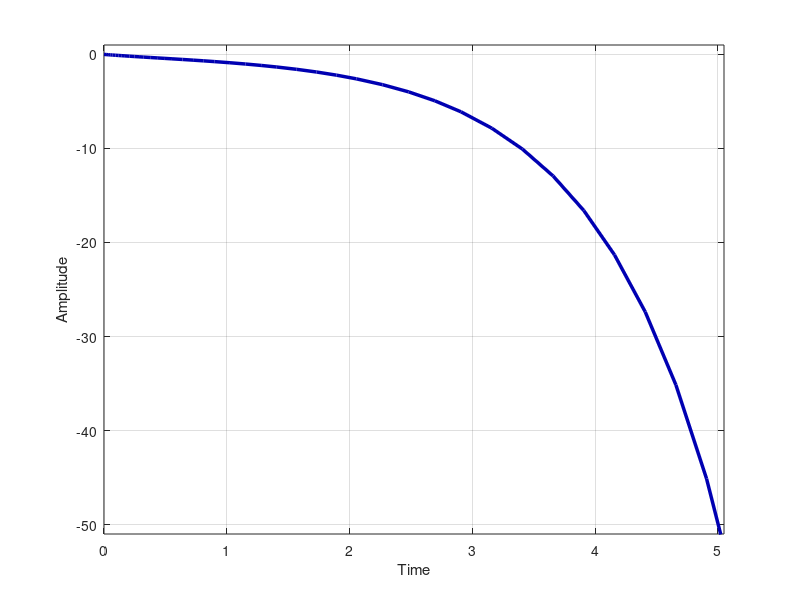

This chart was generated by the following MATLAB code: (Note: this script raises an error after producing the figure.)
a2 = 1;
a1 = 1;
a0 = -2;
y0 = 0;
dy0 = -1; 
odefun = @(t, x) [x(2);
                  ( -a1*x(2) - a0*x(1) )/a2 ];
tspan = [0 10];
x0 = [y0; dy0];
[t, x] = ode45(odefun, tspan, x0);

%%%%%%%%%%%%%%%%%%%%%%%%%%%%%%%%%%%%%%%%%%%%%%%%%%%%%%%%%%%%%%%%%%%%%

figure('Color', 'white', 'Position', [100, 100, 900, 400]);

plot(t, x(:,1), ...
    'LineWidth', 2.5, ...
    'Color', [0.0, 0.0, 0.7]);

ylim([-51, 1]); xlim([0, 5.05]); 

grid on;
xlabel('Time');
ylabel('Amplitude');

ax = gca;
ax.XTick = 0:1:10; 
ax.LineWidth = 1.5;
ax.FontSize = 12;
ax.XColor = [0.3, 0.3, 0.3];
ax.YColor = [0.3, 0.3, 0.3];

grid on; grid minor;

ax.GridColor = [0.9, 0.9, 0.9];
ax.GridAlpha = 0.4;
ax.MinorGridColor = [0.95, 0.95, 0.95];
ax.MinorGridAlpha = 0.2;
box on;

legend('y_{paz}(t)', 'Location', 'northeast', 'FontSize', 15)

set(findall(gcf, '-property', 'FontName'), 'FontName', 'DejaVu Math TeX Gyre');
exportgraphics(gcf, '../../images/task1/y_raz.png', 'Resolution', 300);
